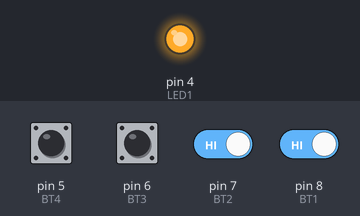
A sketch run on a simulated Arduino Uno, built with avr-gcc and run on an emulated ATmega328P. On the bench: output pins drawn as LEDs (lit = HIGH). The test bench sets the inputs (shaded band); at power-on: pin 5 (BT4), pin 6 (BT3), pin 7 (BT2), pin 8 (BT1) HIGH.

Above: at 1.2 s.
1.3 s: pin 7 (BT2) driven LOW
At 1.7 s:
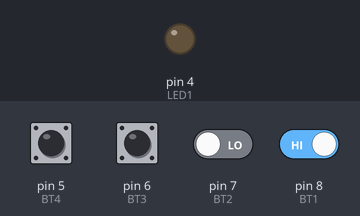
2.8 s: pin 7 (BT2) driven HIGH
At 4.0 s:
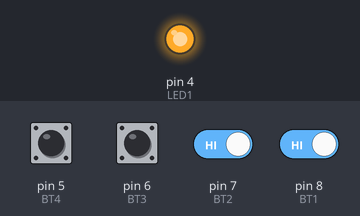
4.3 s: pin 8 (BT1) driven LOW
At 5.2 s:
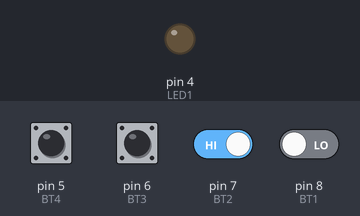
Timing chart, 0 to 7.3 s (numbered marks = the images above; inputs shaded):
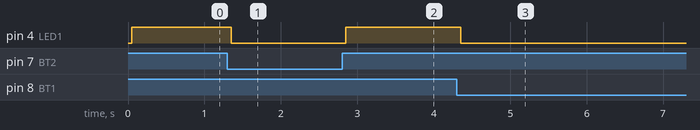

The sketch:

U5PRT01.ino
```cpp
#define BT1 8
#define BT2 7
#define BT3 6
#define BT4 5
#define LED1 4


void setup()
{
  pinMode(BT1,INPUT);
  pinMode(BT2,INPUT);
  pinMode(BT3,INPUT);
  pinMode(LED1,OUTPUT);digitalWrite(LED1,LOW);
}

void loop()
{
  bool A = digitalRead(BT1);
  bool B = digitalRead(BT2);
  bool C = digitalRead(BT3);
  bool D = digitalRead(BT4);

  delay(50);

//1
  if (A==false && B==false && C==false && D==false){
  digitalWrite(LED1,HIGH);
  }

  //2
    else if(A==false && B==false && C==false && D==true){
    digitalWrite(LED1,LOW);
  }

  //3
   else if(A==false && B==false && C==true && D==false){
    digitalWrite(LED1,HIGH);
  }

  //4
   else if(A==false && B==false && C==true && D==true){
    digitalWrite(LED1,HIGH);
  }

  //5
   else if(A==false && B==true && C==false && D==false){
    digitalWrite(LED1,HIGH);
  }

  //6
   else if(A==false && B==true && C==false && D==true){
    digitalWrite(LED1,HIGH);
   }
  //7
   else if(A==false && B==true && C==true && D==false){
    digitalWrite(LED1,HIGH);
  }

  //8
   else if(A==false && B==true && C==true && D==true){
    digitalWrite(LED1,LOW);
  }

  //9
   else if(A==true && B==false && C==false && D==false){
    digitalWrite(LED1,HIGH);
  }

  //10
   else if(A==true && B==false && C==false && D==true){
    digitalWrite(LED1,LOW);
  }

  //11
   else if(A==true && B==false && C==true && D==false){
    digitalWrite(LED1,HIGH);
  }

  //12
   else if(A==true && B==false && C==true && D==true){
    digitalWrite(LED1,LOW);
  }

  //13
   else if(A==true && B==true && C==false && D==false){
    digitalWrite(LED1,HIGH);
  }

  //14
   else if(A==true && B==true && C==false && D==true){
    digitalWrite(LED1,HIGH);
  }

  //15
   else if(A==true && B==true && C==true && D==false){
    digitalWrite(LED1,HIGH);
  }

   //16
   else if(A==true && B==true && C==true && D==true){
    digitalWrite(LED1,HIGH);
  }


}
```

Measured:
- after the input at 1.3 s, pin 4 (LED1): HIGH → LOW after 0.05 s
- after the input at 2.8 s, pin 4 (LED1): LOW → HIGH after 0.05 s
- after the input at 4.3 s, pin 4 (LED1): HIGH → LOW after 0.05 s
